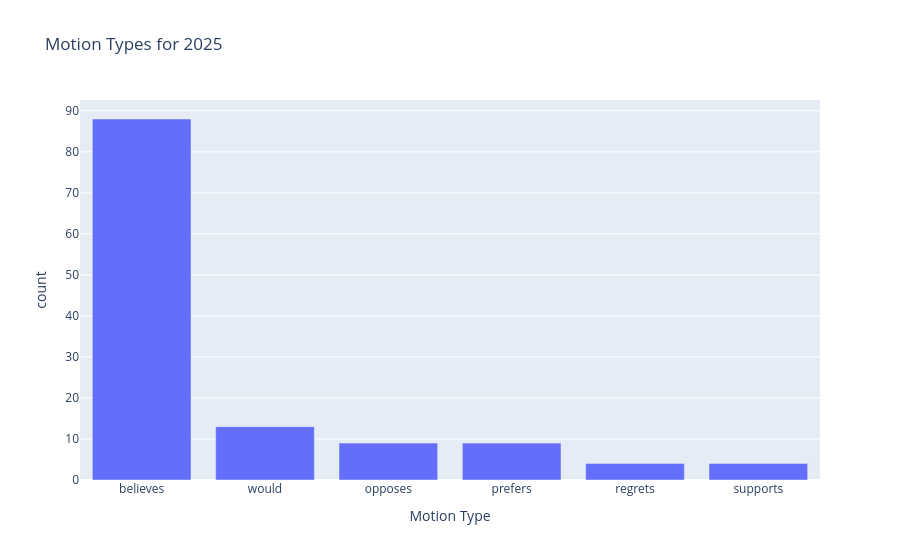

The notebook cell saved with this chart:
### Code cell
year_counts = df_this_year.value_counts('Motion Type')

px.bar(
    year_counts, 
    y='count', 
    title=f'Motion Types for {current_year}',
    labels={'Motion Type': 'Motion Type'},
).show()

### Figure 1 — Plotly figure (JSON) as saved in the notebook; plotly's stock layout.template omitted (floating-point values rounded to 4 significant figures)
{"data": [{"hovertemplate": "Motion Type=%{x}<br>count=%{y}<extra></extra>", "legendgroup": "", "marker": {"color": "#636efa", "pattern": {"shape": ""}}, "name": "", "orientation": "v", "showlegend": false, "textposition": "auto", "type": "bar", "x": ["believes", "would", "opposes", "prefers", "regrets", "supports"], "xaxis": "x", "y": [88, 13, 9, 9, 4, 4], "yaxis": "y"}], "layout": {"barmode": "relative", "legend": {"tracegroupgap": 0}, "title": {"text": "Motion Types for 2025"}, "xaxis": {"anchor": "y", "domain": [0, 1], "title": {"text": "Motion Type"}}, "yaxis": {"anchor": "x", "domain": [0, 1], "title": {"text": "count"}}}}
